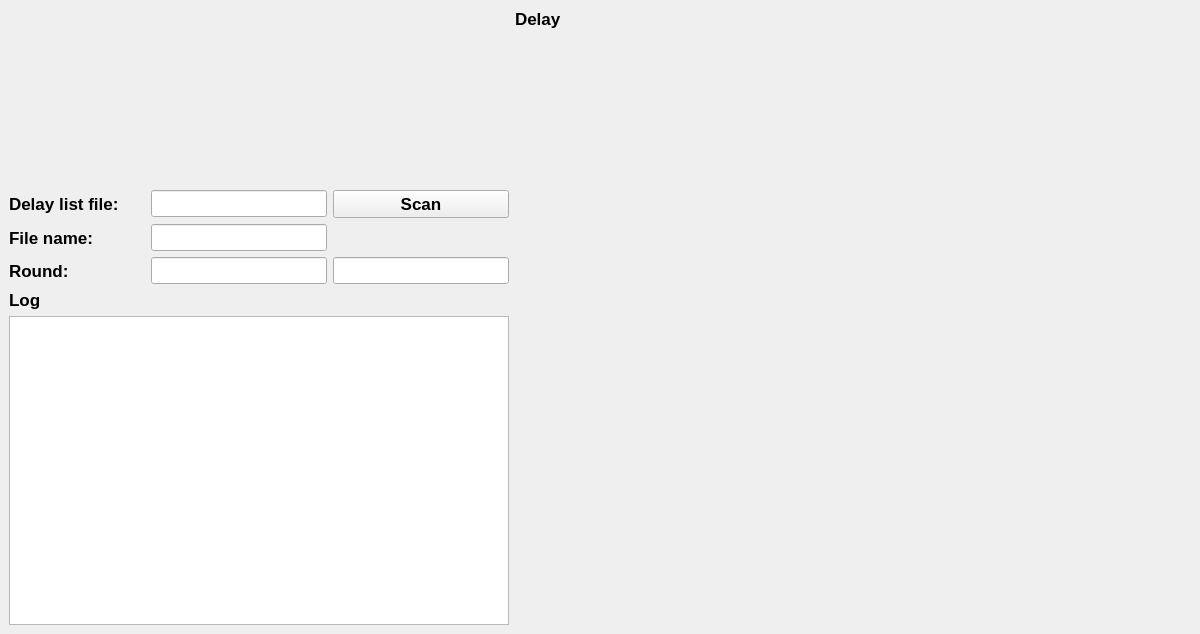
<?xml version="1.0" encoding="UTF-8"?>
<ui version="4.0">
 <class>STMBoxcar</class>
 <widget class="QMainWindow" name="STMBoxcar">
  <property name="geometry">
   <rect>
    <x>0</x>
    <y>0</y>
    <width>1200</width>
    <height>634</height>
   </rect>
  </property>
  <property name="minimumSize">
   <size>
    <width>0</width>
    <height>0</height>
   </size>
  </property>
  <property name="windowTitle">
   <string>STM Boxcar</string>
  </property>
  <widget class="QWidget" name="centralwidget">
   <layout class="QGridLayout" name="gridLayout_2">
    <item row="0" column="0" rowspan="2">
     <widget class="QWidget" name="widget" native="true">
      <property name="sizePolicy">
       <sizepolicy hsizetype="Fixed" vsizetype="Fixed">
        <horstretch>0</horstretch>
        <verstretch>0</verstretch>
       </sizepolicy>
      </property>
      <property name="minimumSize">
       <size>
        <width>500</width>
        <height>175</height>
       </size>
      </property>
      <property name="maximumSize">
       <size>
        <width>480</width>
        <height>173</height>
       </size>
      </property>
     </widget>
    </item>
    <item row="0" column="1">
     <widget class="QLabel" name="label_3">
      <property name="sizePolicy">
       <sizepolicy hsizetype="Preferred" vsizetype="Fixed">
        <horstretch>0</horstretch>
        <verstretch>0</verstretch>
       </sizepolicy>
      </property>
      <property name="font">
       <font>
        <pointsize>13</pointsize>
        <bold>true</bold>
       </font>
      </property>
      <property name="text">
       <string>Delay</string>
      </property>
     </widget>
    </item>
    <item row="1" column="1" rowspan="4">
     <widget class="QWidget" name="widget_2" native="true">
      <property name="minimumSize">
       <size>
        <width>0</width>
        <height>0</height>
       </size>
      </property>
     </widget>
    </item>
    <item row="2" column="0">
     <layout class="QGridLayout" name="gridLayout">
      <item row="0" column="2">
       <widget class="QPushButton" name="pushButton">
        <property name="font">
         <font>
          <pointsize>13</pointsize>
          <bold>true</bold>
         </font>
        </property>
        <property name="text">
         <string>Scan</string>
        </property>
       </widget>
      </item>
      <item row="1" column="0">
       <widget class="QLabel" name="label_4">
        <property name="font">
         <font>
          <pointsize>13</pointsize>
          <bold>true</bold>
         </font>
        </property>
        <property name="text">
         <string>File name:</string>
        </property>
       </widget>
      </item>
      <item row="0" column="1">
       <widget class="QLineEdit" name="lineEdit">
        <property name="sizePolicy">
         <sizepolicy hsizetype="Fixed" vsizetype="Fixed">
          <horstretch>0</horstretch>
          <verstretch>0</verstretch>
         </sizepolicy>
        </property>
        <property name="font">
         <font>
          <family>Consolas</family>
          <pointsize>12</pointsize>
          <bold>false</bold>
         </font>
        </property>
       </widget>
      </item>
      <item row="1" column="1">
       <widget class="QLineEdit" name="lineEdit_2">
        <property name="sizePolicy">
         <sizepolicy hsizetype="Fixed" vsizetype="Fixed">
          <horstretch>0</horstretch>
          <verstretch>0</verstretch>
         </sizepolicy>
        </property>
        <property name="font">
         <font>
          <family>Consolas</family>
          <pointsize>12</pointsize>
          <bold>false</bold>
         </font>
        </property>
       </widget>
      </item>
      <item row="0" column="0">
       <widget class="QLabel" name="label">
        <property name="font">
         <font>
          <pointsize>13</pointsize>
          <bold>true</bold>
         </font>
        </property>
        <property name="text">
         <string>Delay list file:</string>
        </property>
       </widget>
      </item>
      <item row="2" column="0">
       <widget class="QLabel" name="label_5">
        <property name="font">
         <font>
          <pointsize>13</pointsize>
          <bold>true</bold>
         </font>
        </property>
        <property name="text">
         <string>Round:</string>
        </property>
       </widget>
      </item>
      <item row="2" column="1">
       <widget class="QLineEdit" name="lineEdit_3">
        <property name="sizePolicy">
         <sizepolicy hsizetype="Fixed" vsizetype="Fixed">
          <horstretch>0</horstretch>
          <verstretch>0</verstretch>
         </sizepolicy>
        </property>
        <property name="font">
         <font>
          <family>Consolas</family>
          <pointsize>12</pointsize>
         </font>
        </property>
       </widget>
      </item>
      <item row="2" column="2">
       <widget class="QLineEdit" name="lineEdit_4">
        <property name="sizePolicy">
         <sizepolicy hsizetype="Fixed" vsizetype="Fixed">
          <horstretch>0</horstretch>
          <verstretch>0</verstretch>
         </sizepolicy>
        </property>
        <property name="font">
         <font>
          <family>Consolas</family>
          <pointsize>12</pointsize>
         </font>
        </property>
       </widget>
      </item>
     </layout>
    </item>
    <item row="3" column="0">
     <widget class="QLabel" name="label_2">
      <property name="sizePolicy">
       <sizepolicy hsizetype="Preferred" vsizetype="Fixed">
        <horstretch>0</horstretch>
        <verstretch>0</verstretch>
       </sizepolicy>
      </property>
      <property name="font">
       <font>
        <pointsize>13</pointsize>
        <bold>true</bold>
       </font>
      </property>
      <property name="text">
       <string>Log</string>
      </property>
     </widget>
    </item>
    <item row="4" column="0">
     <widget class="QTextEdit" name="textEdit">
      <property name="sizePolicy">
       <sizepolicy hsizetype="Preferred" vsizetype="Expanding">
        <horstretch>0</horstretch>
        <verstretch>0</verstretch>
       </sizepolicy>
      </property>
      <property name="minimumSize">
       <size>
        <width>450</width>
        <height>0</height>
       </size>
      </property>
      <property name="font">
       <font>
        <family>Consolas</family>
        <pointsize>11</pointsize>
       </font>
      </property>
     </widget>
    </item>
   </layout>
  </widget>
 </widget>
 <resources/>
 <connections/>
</ui>
